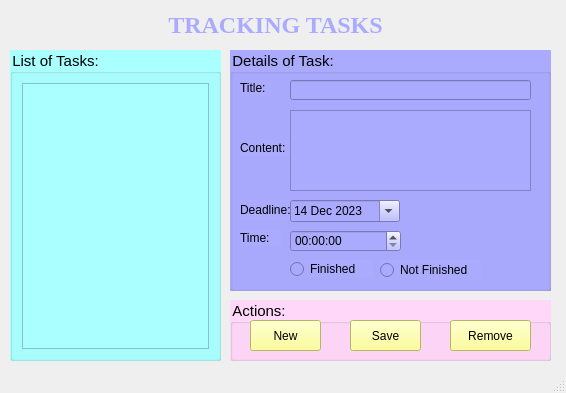
<?xml version="1.0" encoding="UTF-8"?>
<ui version="4.0">
 <class>MainWindow</class>
 <widget class="QMainWindow" name="MainWindow">
  <property name="geometry">
   <rect>
    <x>0</x>
    <y>0</y>
    <width>566</width>
    <height>393</height>
   </rect>
  </property>
  <property name="font">
   <font>
    <pointsize>11</pointsize>
   </font>
  </property>
  <property name="windowTitle">
   <string>TaskTracking</string>
  </property>
  <property name="styleSheet">
   <string notr="true"/>
  </property>
  <widget class="QWidget" name="centralwidget">
   <property name="styleSheet">
    <string notr="true"/>
   </property>
   <widget class="QGroupBox" name="groupBox">
    <property name="geometry">
     <rect>
      <x>10</x>
      <y>50</y>
      <width>211</width>
      <height>311</height>
     </rect>
    </property>
    <property name="styleSheet">
     <string notr="true">background-color: rgb(170, 255, 255);</string>
    </property>
    <property name="title">
     <string>List of Tasks:</string>
    </property>
    <layout class="QVBoxLayout" name="verticalLayout">
     <item>
      <widget class="QListWidget" name="listWidgetTask"/>
     </item>
    </layout>
   </widget>
   <widget class="QGroupBox" name="groupBox_2">
    <property name="geometry">
     <rect>
      <x>230</x>
      <y>50</y>
      <width>321</width>
      <height>241</height>
     </rect>
    </property>
    <property name="styleSheet">
     <string notr="true">background-color: rgb(170, 170, 255);</string>
    </property>
    <property name="title">
     <string>Details of Task:</string>
    </property>
    <widget class="QLabel" name="label_2">
     <property name="geometry">
      <rect>
       <x>10</x>
       <y>30</y>
       <width>31</width>
       <height>16</height>
      </rect>
     </property>
     <property name="text">
      <string>Title:</string>
     </property>
    </widget>
    <widget class="QLabel" name="label_3">
     <property name="geometry">
      <rect>
       <x>10</x>
       <y>90</y>
       <width>51</width>
       <height>16</height>
      </rect>
     </property>
     <property name="text">
      <string>Content:</string>
     </property>
    </widget>
    <widget class="QLineEdit" name="lineEditTitle">
     <property name="geometry">
      <rect>
       <x>60</x>
       <y>30</y>
       <width>241</width>
       <height>20</height>
      </rect>
     </property>
    </widget>
    <widget class="QTextEdit" name="textEditContent">
     <property name="geometry">
      <rect>
       <x>60</x>
       <y>60</y>
       <width>241</width>
       <height>81</height>
      </rect>
     </property>
    </widget>
    <widget class="QRadioButton" name="radFinished">
     <property name="geometry">
      <rect>
       <x>60</x>
       <y>210</y>
       <width>83</width>
       <height>18</height>
      </rect>
     </property>
     <property name="text">
      <string>Finished</string>
     </property>
    </widget>
    <widget class="QRadioButton" name="radNotFinished">
     <property name="geometry">
      <rect>
       <x>150</x>
       <y>210</y>
       <width>101</width>
       <height>20</height>
      </rect>
     </property>
     <property name="text">
      <string>Not Finished</string>
     </property>
    </widget>
    <widget class="QLabel" name="label_4">
     <property name="geometry">
      <rect>
       <x>10</x>
       <y>150</y>
       <width>51</width>
       <height>20</height>
      </rect>
     </property>
     <property name="text">
      <string>Deadline:</string>
     </property>
    </widget>
    <widget class="QDateEdit" name="dateEditDeadline">
     <property name="geometry">
      <rect>
       <x>60</x>
       <y>150</y>
       <width>110</width>
       <height>22</height>
      </rect>
     </property>
     <property name="calendarPopup">
      <bool>true</bool>
     </property>
     <property name="date">
      <date>
       <year>2023</year>
       <month>12</month>
       <day>14</day>
      </date>
     </property>
    </widget>
    <widget class="QLabel" name="label_5">
     <property name="geometry">
      <rect>
       <x>10</x>
       <y>180</y>
       <width>41</width>
       <height>16</height>
      </rect>
     </property>
     <property name="text">
      <string>Time:</string>
     </property>
    </widget>
    <widget class="QTimeEdit" name="timeEditDeadline">
     <property name="geometry">
      <rect>
       <x>60</x>
       <y>180</y>
       <width>111</width>
       <height>22</height>
      </rect>
     </property>
    </widget>
   </widget>
   <widget class="QLabel" name="label">
    <property name="geometry">
     <rect>
      <x>30</x>
      <y>10</y>
      <width>491</width>
      <height>31</height>
     </rect>
    </property>
    <property name="font">
     <font>
      <family>Times New Roman</family>
      <pointsize>18</pointsize>
      <italic>false</italic>
      <fontweight></fontweight>
     </font>
    </property>
    <property name="styleSheet">
     <string notr="true">font: 75 18pt &quot;Times New Roman&quot;;
color: rgb(0, 0, 255);</string>
    </property>
    <property name="text">
     <string>&lt;html&gt;&lt;head/&gt;&lt;body&gt;&lt;p&gt;&lt;span style=&quot; font-weight:700; color:#aaaaff;&quot;&gt;TRACKING TASKS&lt;/span&gt;&lt;/p&gt;&lt;/body&gt;&lt;/html&gt;</string>
    </property>
    <property name="alignment">
     <set>Qt::AlignmentFlag::AlignCenter</set>
    </property>
   </widget>
   <widget class="QGroupBox" name="groupBox_3">
    <property name="geometry">
     <rect>
      <x>230</x>
      <y>300</y>
      <width>321</width>
      <height>61</height>
     </rect>
    </property>
    <property name="styleSheet">
     <string notr="true">background-color: rgb(255, 216, 249);</string>
    </property>
    <property name="title">
     <string>Actions:</string>
    </property>
    <widget class="QPushButton" name="pushButtonNew">
     <property name="geometry">
      <rect>
       <x>20</x>
       <y>20</y>
       <width>71</width>
       <height>31</height>
      </rect>
     </property>
     <property name="styleSheet">
      <string notr="true">background-color: rgb(255, 255, 127);</string>
     </property>
     <property name="text">
      <string>New</string>
     </property>
     <property name="icon">
      <iconset>
       <normaloff>images/ic_add.png</normaloff>images/ic_add.png</iconset>
     </property>
     <property name="iconSize">
      <size>
       <width>24</width>
       <height>24</height>
      </size>
     </property>
    </widget>
    <widget class="QPushButton" name="pushButtonSave">
     <property name="geometry">
      <rect>
       <x>120</x>
       <y>20</y>
       <width>71</width>
       <height>31</height>
      </rect>
     </property>
     <property name="styleSheet">
      <string notr="true">background-color: rgb(255, 255, 127);</string>
     </property>
     <property name="text">
      <string>Save</string>
     </property>
     <property name="icon">
      <iconset>
       <normaloff>images/ic_save.png</normaloff>images/ic_save.png</iconset>
     </property>
     <property name="iconSize">
      <size>
       <width>24</width>
       <height>24</height>
      </size>
     </property>
    </widget>
    <widget class="QPushButton" name="pushButtonRemove">
     <property name="geometry">
      <rect>
       <x>220</x>
       <y>20</y>
       <width>81</width>
       <height>31</height>
      </rect>
     </property>
     <property name="styleSheet">
      <string notr="true">background-color: rgb(255, 255, 127);</string>
     </property>
     <property name="text">
      <string>Remove</string>
     </property>
     <property name="icon">
      <iconset>
       <normaloff>images/ic_remove.png</normaloff>images/ic_remove.png</iconset>
     </property>
     <property name="iconSize">
      <size>
       <width>24</width>
       <height>24</height>
      </size>
     </property>
    </widget>
   </widget>
  </widget>
  <widget class="QStatusBar" name="statusbar"/>
 </widget>
 <resources/>
 <connections/>
</ui>
